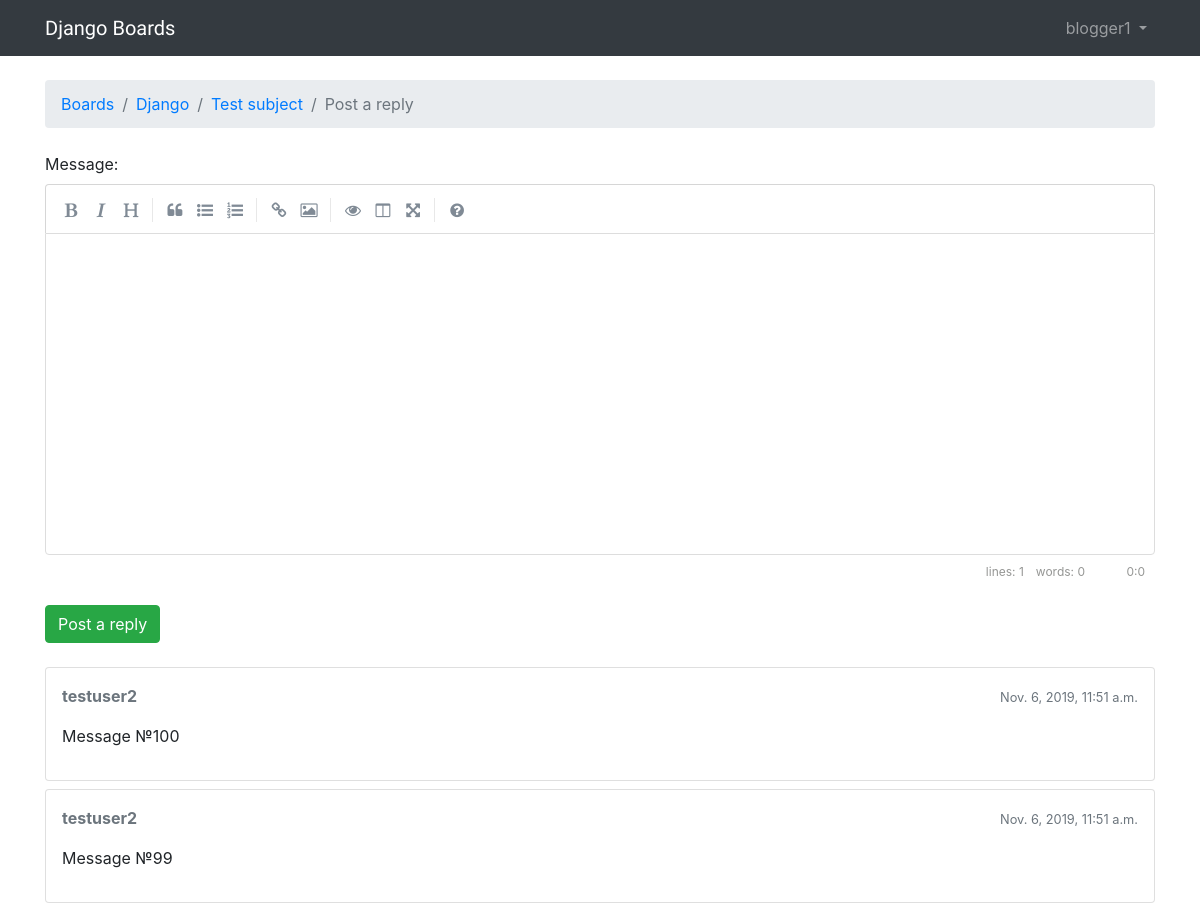
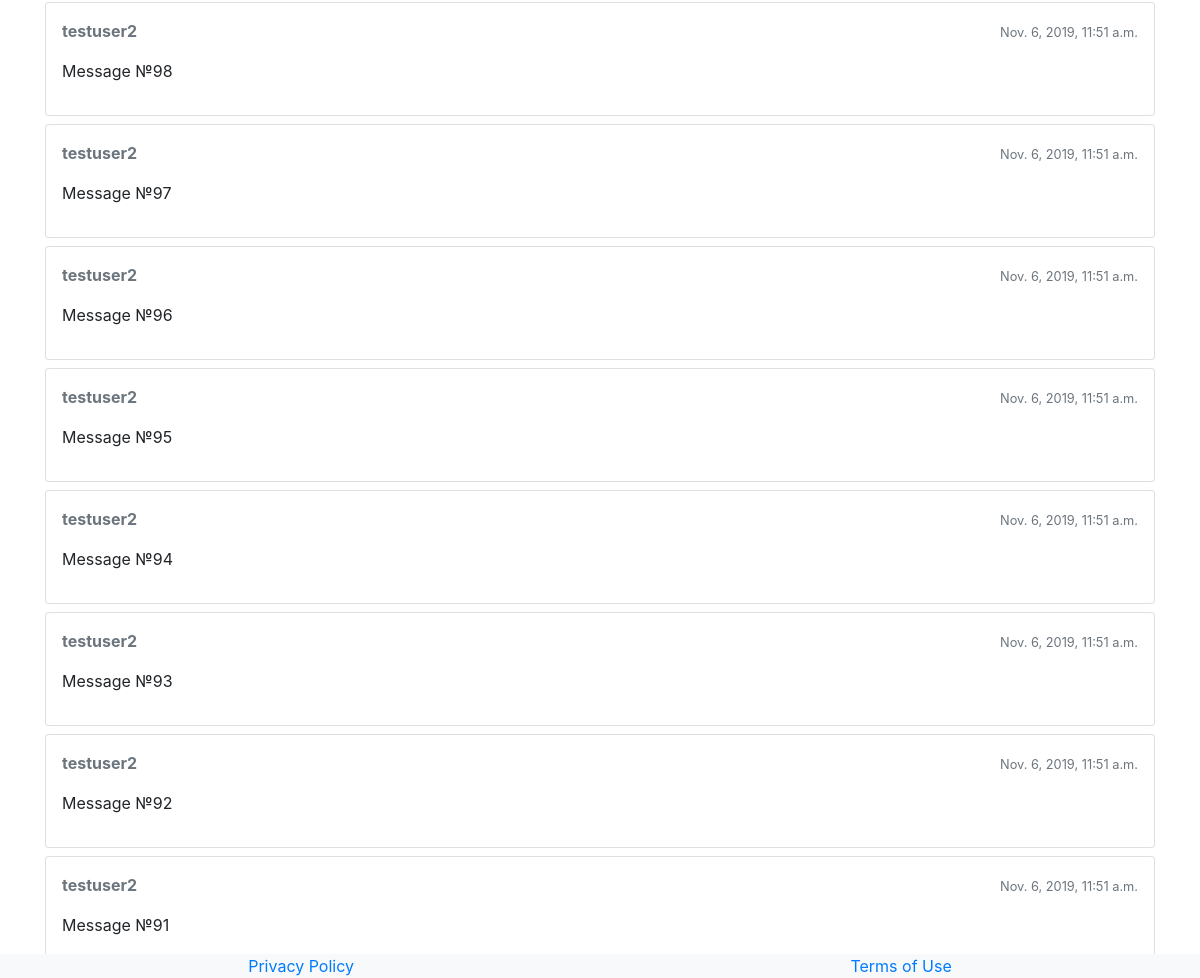
The app's page /boards/1/topics/1/reply/ (signed in) with its own data (2 pictures, top to bottom).
### accounts/models.py (models this page shows)
class User(AbstractUser):
    TYPE_CHOICES = (
        ('R', 'Reader'),
        ('B', 'Blogger')
    )
    user_type = models.CharField(max_length=1, choices=TYPE_CHOICES)

### boards/models.py (models this page shows, shortened)
class Topic(models.Model):
    subject = models.CharField(max_length=255)
    last_updated = models.DateTimeField(auto_now_add=True)
    board = models.ForeignKey(Board, related_name='topics', on_delete=models.CASCADE)
    starter = models.ForeignKey(User, related_name='topics', on_delete=models.DO_NOTHING)
    views = models.PositiveIntegerField(default=0)
    def get_last_ten_posts(self):
        return self.posts.order_by('-created_at')[:10]

class Board(models.Model):
    name = models.CharField(max_length=30, unique=True)
    description = models.CharField(max_length=100)

class Post(models.Model):
    message = models.TextField(max_length=4000)
    topic = models.ForeignKey(Topic, related_name='posts', on_delete=models.CASCADE)
    created_at = models.DateTimeField(auto_now_add=True)
    updated_at = models.DateTimeField(null=True)
    created_by = models.ForeignKey(User, related_name='posts', on_delete=models.DO_NOTHING)
    updated_by = models.ForeignKey(User, null=True, related_name='+', on_delete=models.DO_NOTHING)
    def get_message_as_markdown(self):
        return mark_safe(markdown(self.message, safe_mode='escape'))

### boards/views.py (the view)
# urls.py: path('boards/<int:pk>/topics/<int:topic_pk>/reply/', views.reply_topic, name='reply_topic'),
@login_required
def reply_topic(request, pk, topic_pk):
    topic = get_object_or_404(Topic, board__pk=pk, pk=topic_pk)
    if request.method == 'POST':
        form = PostForm(request.POST)
        if form.is_valid():
            post = form.save(commit=False)
            post.topic = topic
            post.created_by = request.user
            post.save()
            topic.last_updated = timezone.now()
            topic.save()
            topic_url = reverse('topic_posts', kwargs={'pk': pk, 'topic_pk': topic_pk})
            topic_post_url = '{url}?page={page}#{id}'.format(
                url=topic_url,
                id=post.pk,
                page=topic.get_page_count()
            )
            return redirect(topic_post_url)
    else:
        form = PostForm()
    return render(request, 'reply_topic.html', {'topic': topic, 'form': form})

### boards/templatetags/form_tags.py (called while the page is built, shortened)
@register.filter
def field_type(bound_field):
    return bound_field.field.widget.__class__.__name__

@register.filter
def input_class(bound_field):
    css_class = ''
    if field_type(bound_field) == 'CheckboxSelectMultiple':
        return 'form-check-input'
    return 'form-control {}'.format(css_class)

### templates/reply_topic.html (shortened to what this page needs)
{% extends 'base.html' %}
{% load static %}
{% block stylesheet %}
  <link rel="stylesheet" href="{% static 'css/simplemde.min.css' %}">
{% endblock %}
{% block breadcrumb %}
  <li class="breadcrumb-item"><a href="{% url 'home' %}">Boards</a></li>
  <li class="breadcrumb-item"><a href="{% url 'board_topics' topic.board.pk %}">{{ topic.board.name }}</a></li>
  <li class="breadcrumb-item"><a href="{% url 'topic_posts' topic.board.pk topic.pk %}">{{ topic.subject }}</a></li>
  <li class="breadcrumb-item active">Post a reply</li>
{% endblock %}
{% block content %}
  <form method="post" class="mb-4" novalidate>
    {% include 'includes/form.html' %}
    <button type="submit" class="btn btn-success">Post a reply</button>
  </form>
  {% for post in topic.get_last_ten_posts %}
    <div class="card mb-2">
      <div class="card-body p-3">
        <div class="row mb-3">
          <div class="col-6">
            <strong class="text-muted">{{ post.created_by.username }}</strong>
          </div>
          <div class="col-6 text-right">
            <small class="text-muted">{{ post.created_at }}</small>
          </div>
        </div>
        {{ post.get_message_as_markdown }}
      </div>
    </div>
  {% endfor %}
{% endblock %}

### templates/base.html (shortened to what this page needs)
{% load static %}
{% load flatpages %}
<!DOCTYPE html>
<html>
  <head>
    <link rel="stylesheet" href="{% static 'css/bootstrap.min.css' %}">
    <link rel="stylesheet" href="{% static 'css/app.css' %}">
    {% block stylesheet %}{% endblock %}
  </head>
  <body>
    {% block body %}
      <nav class="navbar navbar-expand-sm navbar-dark bg-dark">
        <div class="container">
          <a class="navbar-brand" href="{% url 'home' %}">Django Boards</a>
          <div class="collapse navbar-collapse" id="mainMenu">
            {% if user.is_authenticated %}
              <ul class="navbar-nav ml-auto">
                <li class="nav-item dropdown">
                  <a class="nav-link dropdown-toggle" href="#" id="userMenu" data-toggle="dropdown" aria-haspopup="true" aria-expanded="false">
                    {{ user.username }}
                  </a>
                </li>
              </ul>
            {% else %}
              <form class="form-inline ml-auto">
                <a href="{% url 'login' %}" class="btn btn-outline-secondary">Log in</a>
                <a href="{% url 'signup' %}" class="btn btn-primary ml-2">Sign up</a>
              </form>
            {% endif %}
          </div>
        </div>
      </nav>
      <div class="container">
        <ol class="breadcrumb my-4">
          {% block breadcrumb %}
          {% endblock %}
        </ol>
        <div id="content-block">
            {% block content %}
            {% endblock %}
        </div>
      </div>
    <footer class="fixed-bottom page-footer font-small bg-light d-flex justify-content-around">
        {% get_flatpages as flatpages %}
        {% for page in flatpages%}
            <div class="mx-2">
            <a href="pages{{ page.url }}"> {{ page.title }}</a>
        </div>
        {% endfor %}
    </footer>
    {% endblock body %}
  </body>
</html>

### static/css/app.css (style rules this page uses)
.navbar-brand { font-family: 'Peralta', cursive; }

### records on screen
User: username "blogger1"
Topic: board.name "Django", subject "Test subject"
Post: created_by.username "testuser2", created_at "Nov. 6, 2019, 11:51 a.m.", get_message_as_markdown "Message №100"
Post: created_by.username "testuser2", created_at "Nov. 6, 2019, 11:51 a.m.", get_message_as_markdown "Message №99"
Post: created_by.username "testuser2", created_at "Nov. 6, 2019, 11:51 a.m.", get_message_as_markdown "Message №98"
Post: created_by.username "testuser2", created_at "Nov. 6, 2019, 11:51 a.m.", get_message_as_markdown "Message №97"
Post: created_by.username "testuser2", created_at "Nov. 6, 2019, 11:51 a.m.", get_message_as_markdown "Message №96"
Post: created_by.username "testuser2", created_at "Nov. 6, 2019, 11:51 a.m.", get_message_as_markdown "Message №95"
Post: created_by.username "testuser2", created_at "Nov. 6, 2019, 11:51 a.m.", get_message_as_markdown "Message №94"
Post: created_by.username "testuser2", created_at "Nov. 6, 2019, 11:51 a.m.", get_message_as_markdown "Message №93"
Post: created_by.username "testuser2", created_at "Nov. 6, 2019, 11:51 a.m.", get_message_as_markdown "Message №92"
Post: created_by.username "testuser2", created_at "Nov. 6, 2019, 11:51 a.m.", get_message_as_markdown "Message №91"

### other values on screen
{{ field.label_tag }} "Message:"
{{ page.title }} "Privacy Policy"
{{ page.title }} "Terms of Use"
